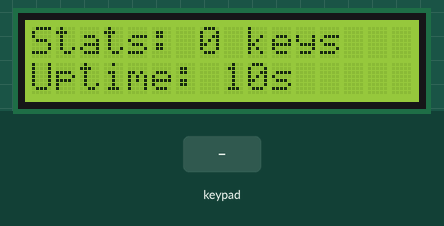
Bench run of a sketch on a simulated ESP32-S3. Shown: 16×2 character LCD. The test bench sets the inputs (shaded band). What the sketch prints to the serial monitor is not drawn.

Above: at 10.6 s.
10.7 s: keypad keys 4 5 6 7 # pressed 0.4 s apart
At 12.8 s:
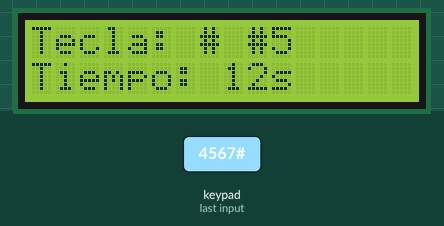
14.2 s: key 'A' pressed
At 15.4 s:
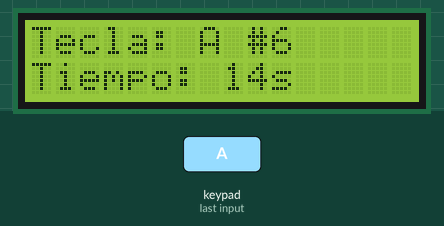
17.2 s: key 'B' pressed
At 18.7 s:
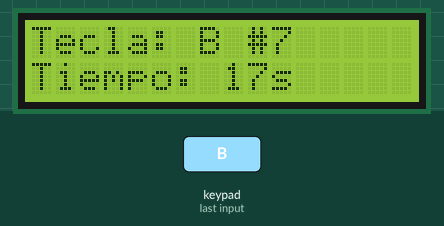
20.2 s: keypad keys 4 5 6 7 * pressed 0.4 s apart
At 22.2 s:
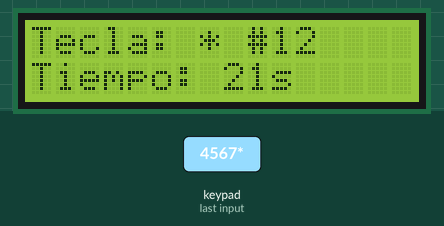
23.7 s: key 'C' pressed
At 24.9 s:
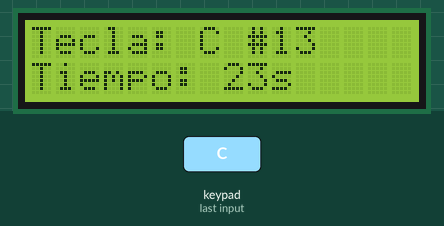
26.7 s: keypad keys 4 5 6 7 D pressed 0.4 s apart
At 29.5 s:
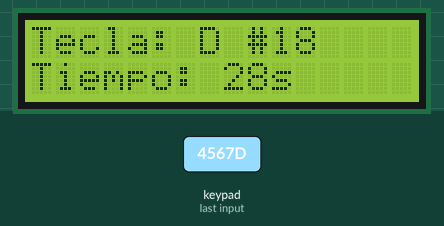
Timing chart, 0 to 31.0 s (numbered marks = the images above; inputs shaded):
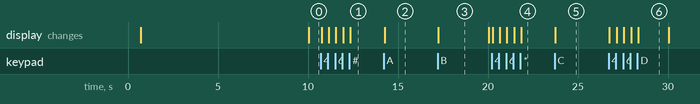

Measured:
- after the input at 10.7 s, the display: first changes after 0.05 s (image 1 shows a later state)
- after the input at 14.2 s, the display: changes after 0.05 s (image 2)
- after the input at 17.2 s, the display: changes at once (image 3)
- after the input at 20.2 s, the display: first changes after 0.05 s (image 4 shows a later state)
- after the input at 23.7 s, the display: changes after 0.05 s (image 5)
- after the input at 26.7 s, the display: first changes after 0.05 s (image 6 shows a later state)
- what the display in image 3 shows lasts 2.8 s, from 17.2 s to 20.0 s

The sketch:

keypad_test.ino
```cpp
/*
 * 🔢 ESP32-S3 KEYPAD + LCD TESTER (ESP32 BLACKHACK)
 * =================================================
 * Programa para probar teclado matricial 4x4 + LCD I2C
 * ✅ Usando "ESP32 LiquidCrystal I2C" by Blackhack
 *
 * Funciones:
 * - Detecta y muestra en Serial las teclas presionadas
 * - Muestra las teclas presionadas en la pantalla LCD
 * - Configuración de pines personalizable
 * - Scanner I2C automático para detectar LCD
 *
 * Conexiones del Teclado 4x4:
 * FILAS:    Pines 4, 5, 6, 7
 * COLUMNAS: Pines 17, 18, 10, 11
 *
 * Conexiones del LCD I2C:
 * SDA: Pin 8
 * SCL: Pin 9
 *
 * INSTALACIÓN DE LIBRERÍA:
 * 1. Arduino IDE > Tools > Manage Libraries
 * 2. Buscar: "ESP32 LiquidCrystal I2C"
 * 3. Instalar: "ESP32 LiquidCrystal I2C" by Blackhack
 */


#include <Keypad.h>
#include <Wire.h>
#include "LCD_I2C.h"  // Blackhack ESP32 LCD_I2C library

// ✅ Configuración del teclado matricial 4x4
const byte ROWS = 4;  // Cuatro filas
const byte COLS = 4;  // Cuatro columnas

// ✅ Layout del teclado (lo que está impreso en las teclas)
char keys[ROWS][COLS] = {
  {'1','2','3','A'},
  {'4','5','6','B'},
  {'7','8','9','C'},
  {'*','0','#','D'}
};

// ✅ Configuración de pines - AJUSTA ESTOS SEGÚN TU CONEXIÓN
byte rowPins[ROWS] = {4, 5, 6, 7};        // Filas del teclado
byte colPins[COLS] = {17, 18, 10, 11};    // Columnas del teclado

// ✅ Crear objeto Keypad
Keypad keypad = Keypad(makeKeymap(keys), rowPins, colPins, ROWS, COLS);


// ✅ Configuración del LCD I2C - ESP32 Blackhack Library
LCD_I2C lcd(0x27, 16, 2); // Dirección fija: 0x27
// SDA: Pin 8, SCL: Pin 9

// ✅ Variables para el LCD
bool lcdFound = true;  // Asumir que el LCD está conectado
uint8_t lcdAddress = 0x27; // Dirección fija por defecto

// ✅ Variables para estadísticas
unsigned long totalKeyPresses = 0;
char lastKey = 0;
unsigned long lastKeyTime = 0;

// ✅ Variables para el LCD
String lcdLine1 = "";
String lcdLine2 = "";
int lcdUpdateCount = 0;

void setup() {
  Serial.begin(115200);
  delay(500);

  Serial.println("========================================");
  Serial.println("         PROBADOR TECLADO + LCD ESP32   ");
  Serial.println("========================================");
  Serial.println("Versión: 6.0 ESP32 BLACKHACK");
  Serial.println("ESP32-S3 Compatible");
  Serial.println("Librería: ESP32 LiquidCrystal I2C");
  Serial.println("Auto-detección I2C");
  Serial.println();

  // ✅ Inicializar I2C en pines específicos del ESP32-S3
  Wire.begin(8, 9); // SDA=8, SCL=9
  delay(100);

  // ✅ Inicializar el LCD directamente con dirección por defecto 0x27
  Serial.println("📺 Inicializando LCD con ESP32 Blackhack Library...");
  Serial.println("   Usando dirección por defecto: 0x27");

  lcd.begin();      // Inicializar LCD (Blackhack)
  lcd.backlight(); // Encender retroiluminación

  // Mensaje de bienvenida
  lcd.setCursor(0, 0);
  lcd.print("ESP32-S3 READY!");
  lcd.setCursor(0, 1);
  lcd.print("Blackhack v6.0");

  Serial.printf("✅ LCD inicializado en dirección 0x%02X\n", lcdAddress);
  delay(2000); // Mostrar mensaje de bienvenida

  // ✅ Configuración del teclado
  Serial.println("⌨️  Configurando teclado matricial 4x4...");
  Serial.println("   Filas: Pines 4, 5, 6, 7");
  Serial.println("   Columnas: Pines 17, 18, 10, 11");
  Serial.println();

  // ✅ Información completa del sistema
  Serial.println("📋 CONFIGURACIÓN COMPLETA:");
  Serial.printf("   I2C SDA: Pin %d\n", 8);
  Serial.printf("   I2C SCL: Pin %d\n", 9);
  Serial.printf("   LCD Dirección: 0x%02X (fija)\n", lcdAddress);
  Serial.println("   Keypad: 4x4 Matrix");
  Serial.println();

  Serial.println("🚀 Sistema listo! Presiona teclas para probar...");
  Serial.println("========================================");
}

// ✅ FUNCIÓN PARA ACTUALIZAR LCD (ESP32 Blackhack Library)
void updateLCD(String line1, String line2) {
  lcdUpdateCount++;

  // Actualizar solo si hay cambios
  if (line1 != lcdLine1 || line2 != lcdLine2) {
    lcdLine1 = line1;
    lcdLine2 = line2;

    lcd.clear();
    lcd.setCursor(0, 0);
    lcd.print(line1.substring(0, 16)); // Máximo 16 caracteres
    lcd.setCursor(0, 1);
    lcd.print(line2.substring(0, 16)); // Máximo 16 caracteres

    Serial.printf("📺 LCD actualizado (#%d): '%s' | '%s'\n",
                  lcdUpdateCount, line1.c_str(), line2.c_str());
  }
}

void loop() {
  // ✅ Leer tecla presionada
  char key = keypad.getKey();

  if (key) {
    // ✅ Incrementar contador
    totalKeyPresses++;
    lastKey = key;
    lastKeyTime = millis();

    // ✅ Mostrar información completa en Serial
    Serial.printf("🔥 TECLA PRESIONADA: '%c'\n", key);
    Serial.printf("   ⏰ Tiempo: %lu ms\n", lastKeyTime);
    Serial.printf("   📊 Total presiones: %lu\n", totalKeyPresses);
    Serial.printf("   📍 Posición en matriz: ");

    // Encontrar posición en la matriz
    bool found = false;
    for(int row = 0; row < ROWS && !found; row++) {
      for(int col = 0; col < COLS && !found; col++) {
        if(keys[row][col] == key) {
          Serial.printf("Fila %d, Columna %d\n", row+1, col+1);
          Serial.printf("   🔌 Pines: R%d=Pin%d, C%d=Pin%d\n",
                        row+1, rowPins[row], col+1, colPins[col]);
          found = true;
        }
      }
    }

    // ✅ Actualizar LCD (siempre disponible)
    String line1 = "Tecla: " + String(key) + " #" + String(totalKeyPresses);
    String line2 = "Tiempo: " + String(millis()/1000) + "s";
    updateLCD(line1, line2);

    // ✅ Separador visual
    Serial.println("   ═══════════════════════════════════════");
    Serial.println();

    // ✅ Pequeña pausa para evitar rebotes
    delay(200);
  }

  // ✅ Cada 10 segundos mostrar estadísticas
  static unsigned long lastStatsTime = 0;
  if (millis() - lastStatsTime >= 10000) {
    lastStatsTime = millis();

    Serial.println("📈 ESTADÍSTICAS CADA 10 SEGUNDOS:");
    Serial.printf("   Total teclas presionadas: %lu\n", totalKeyPresses);
    Serial.printf("   Última tecla: '%c' hace %lu ms\n",
                  lastKey, (lastKey != 0) ? (millis() - lastKeyTime) : 0);
    Serial.printf("   Sistema funcionando: %.1f segundos\n", millis()/1000.0);
    Serial.printf("   LCD Dirección: 0x%02X\n", lcdAddress);

    String line1 = "Stats: " + String(totalKeyPresses) + " keys";
    String line2 = "Uptime: " + String(millis()/1000) + "s";
    updateLCD(line1, line2);

    Serial.println("   ─────────────────────────────────────────");
    Serial.println();
  }
}
```

servo_test_continuous.ino
```cpp

```
